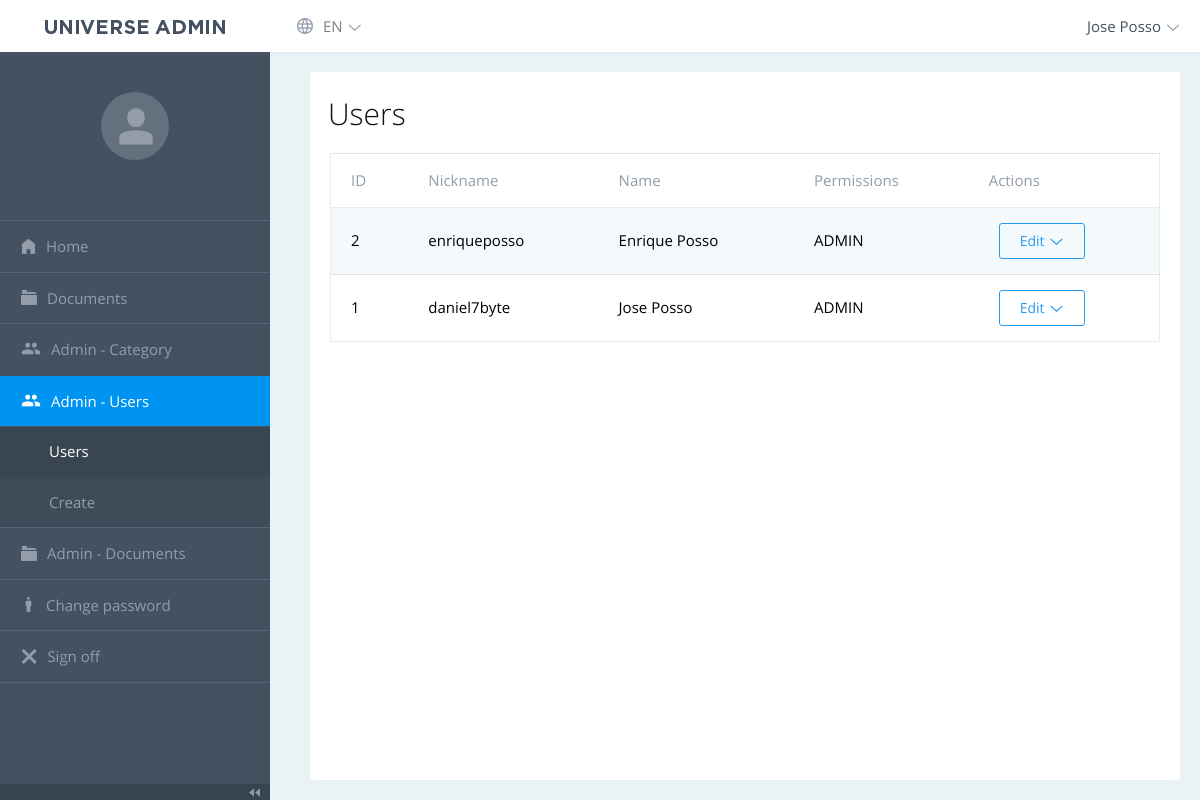
The app's page /php/dashboard/users.php (signed in), older data.
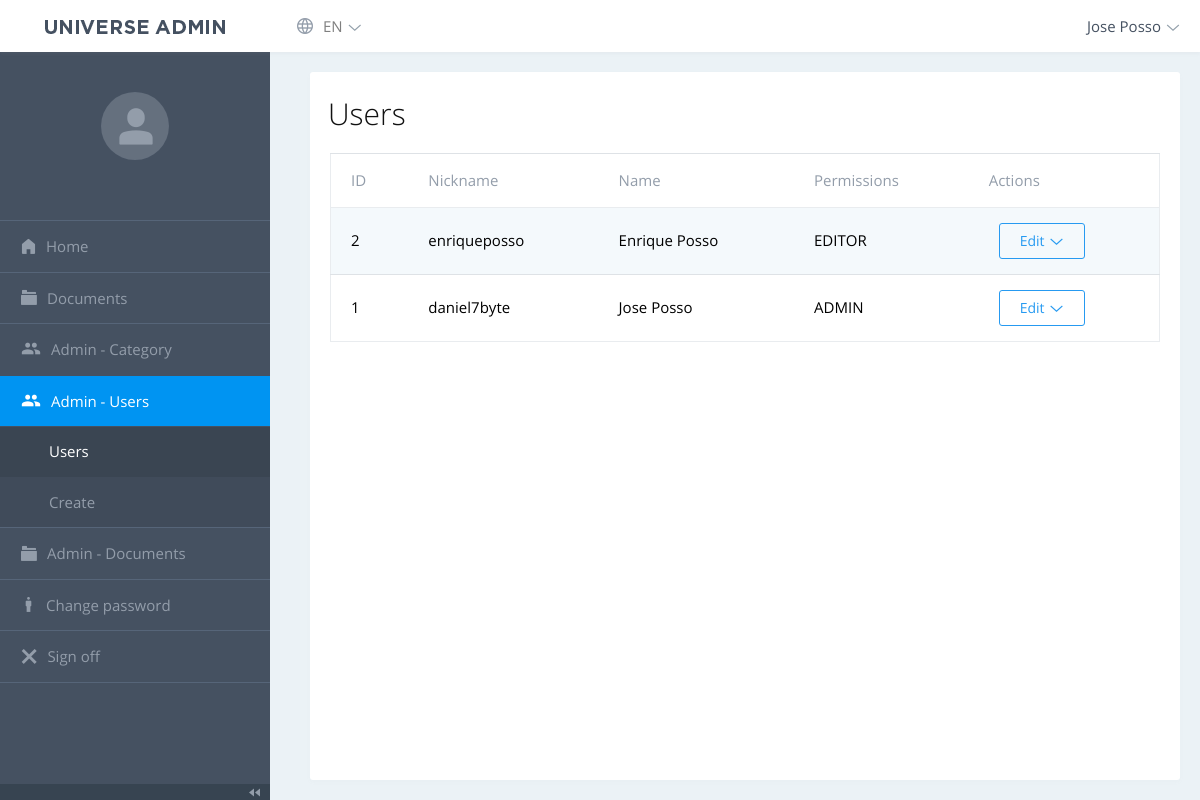
The same page, newer data.
### tables this page shows
CREATE TABLE IF NOT EXISTS `users` (
  `id` int(11) NOT NULL AUTO_INCREMENT,
  `nick` varchar(50) NOT NULL,
  `password` text NOT NULL,
  `full_name` varchar(50) NOT NULL,
  `role` enum('ADMIN','USER','EDITOR') NOT NULL,
  PRIMARY KEY (`id`),
  UNIQUE KEY `nick` (`nick`)
);

### php/dashboard/users.php (the view, shortened to what this page needs)
<!DOCTYPE html>
<html lang="es">
<head>
<link rel="stylesheet" href="vendor/datatables/datatables.min.css">
    <link rel="stylesheet" href="fonts/open-sans/style.min.css">
<link rel="stylesheet" href="fonts/universe-admin/style.css">
<link rel="stylesheet" href="fonts/mdi/css/materialdesignicons.min.css">
<link rel="stylesheet" href="fonts/iconfont/style.css">
<link rel="stylesheet" href="vendor/flatpickr/flatpickr.min.css">
<link rel="stylesheet" href="vendor/simplebar/simplebar.css">
<link rel="stylesheet" href="vendor/tagify/tagify.css">
<link rel="stylesheet" href="vendor/tippyjs/tippy.css">
<link rel="stylesheet" href="vendor/select2/css/select2.min.css">
<link rel="stylesheet" href="vendor/bootstrap/css/bootstrap.min.css">
<link rel="stylesheet" href="css/style.min.css" id="stylesheet">
</head>
<body class="js-loading ">
  <div class="navbar navbar-light navbar-expand-lg">
    <?php include("navbar.php"); ?>
  </div>
  <div class="page-wrap">
    <div class="sidebar">
      <?php include("menu.php"); ?>
    </div>
    <div class="page-content">
      <div class="container-fluid container-fh l-2column">
        <div class="m-content">
          <div class="page-content__header">
            <div>
              <h2 class="page-content__header-heading"><?=USERS?></h2>
            </div>
          </div>
          <div class="m-datatable">
            <table id="datatable" class="table table-striped">
              <thead>
              <tr>
                <th>ID</th>
                <th><?=Nick?></th>
                <th><?=Name?></th>
                <th><?=Permissions?></th>
                <th><?=Actions?></th>
              </tr>
              </thead>
              <tbody>
                <?php
                  require_once("config/connection.php");
                  $query = $mysql->prepare("SELECT * FROM users ORDER BY id DESC");
                  $query->execute();
                  $result = $query->fetchAll();
                  foreach ($result as $row):
                ?>
                <tr>
                  <td><?=$row['id']?></td>
                  <td><?=$row['nick']?></td>
                  <td><?=$row['full_name']?></td>
                  <td><?=$row['role']?></td>
                  <td>
                    <div class="dropdown card-widget-d__dropdown">
                      <button class="btn btn-outline-info dropdown-toggle card-widget-d__control" type="button" data-toggle="dropdown">
                        <?=Edit?>
                      </button>
                    </div>
                  </td>
                </tr>
                <?php endforeach; ?>
              </tbody>
            </table>
          </div>
        </div>
      </div>
    </div>
  </div>
</body>
</html>

Row changes from the older to the newer data that the page shows:
changed users "enriqueposso": role "ADMIN" → "EDITOR"
